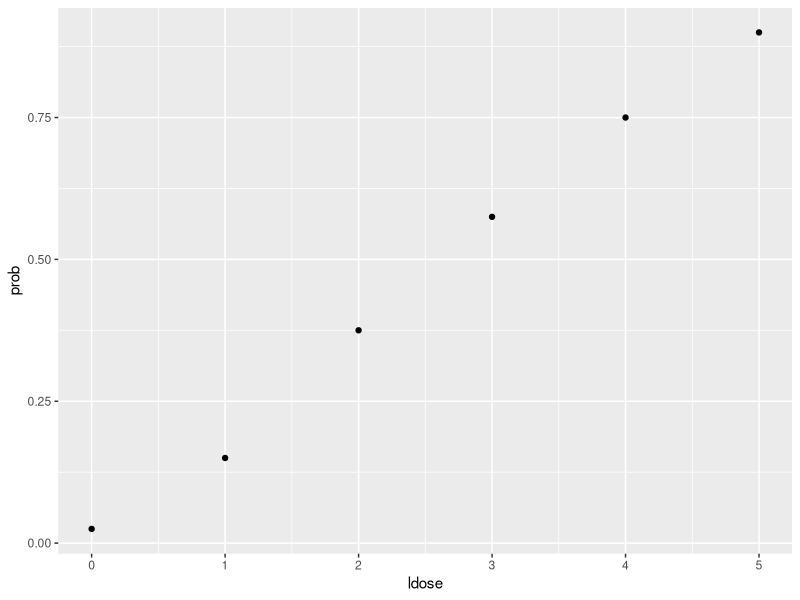
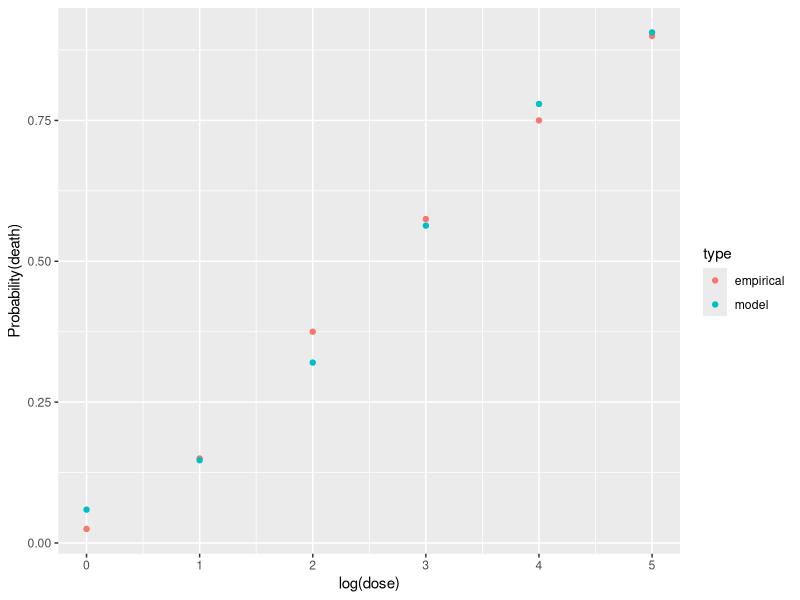

Write the R code that produced these figures, in order.
## ---- chunk 1
library(tidyverse)
## ---- chunk 2
ldose <- rep(0:5, 2)
dead <- c(1, 4, 9, 13, 18, 20, 0, 2, 6, 10, 12, 16)
sex <- factor(rep(c("M", "F"), c(6, 6)))
## ---- chunk 3
budworms <- tibble()
## Insert your code
## ---- chunk 4
## SOLUTION
budworms <- tibble(sex, ldose, dead, alive = 20-dead)
budworms
## ---- chunk 5
budworms2 <- budworms |> group_by() |> summarise()
## Insert your code
## ---- chunk 6
## SOLUTION
budworms2 <- budworms |> group_by(ldose) |> summarise(dead = sum(dead), alive = sum(alive))
## ---- chunk 7
## SOLUTION 
budworms2 |> mutate(prob = dead/40) |> 
   ggplot(aes(x = ldose, y = prob)) + 
   geom_point() 
## ---- chunk 8
# Model fit and summary code here
library(broom)
## ---- chunk 9
## SOLUTION
# Model fit and summary code here
library(broom)
model <- glm(cbind(dead, alive) ~ ldose, data = budworms2, family = binomial)
tidy(model)
## * Yes, p-value is tiny.*
## * For every unit increase in `ldose` the relative change in odds of death is exp(estimate)-1.*
## ---- chunk 10
## SOLUTION
car::deltaMethod(model, "-Intercept/ldose")
## ---- chunk 11
library(modelr)
## Your code
## ---- chunk 12
## SOLUTION
library(modelr)
budworms2 |> 
  mutate(empirical = dead/40) |> 
  add_predictions(model, type = "response", var = "model") |> 
  pivot_longer(c(empirical, model), names_to = "type", values_to = "prob") |> 
  ggplot(aes(x = ldose, y = prob, color = type)) +
  geom_point() +
  labs(x = "log(dose)", y = "Probability(death)")
## ---- chunk 13
## SOLUTION
model_add <- glm(cbind(dead, alive) ~ ldose + sex, data = budworms, family = binomial)
tidy(model_add)
## ---- chunk 14
## SOLUTION
model_int <- glm(cbind(dead, alive) ~ ldose * sex, data = budworms, family = binomial)
tidy(model_int)
## * No.
## ---- chunk 15
## SOLUTION
car::deltaMethod(model_int, "(Intercept+sexM)/(ldose+`ldose:sexM`)")
## ---- chunk 16
tidy_budworms <- budworms # More commands here
## ---- chunk 17
## SOLUTION
tidy_budworms <- budworms |> 
    pivot_longer(c(dead, alive),
                 names_to = "status",
                 values_to = "n")
## ---- chunk 18
indiv_budworms <- tidy_budworms # More commands here
## ---- chunk 19
## SOLUTION
indiv_budworms <- tidy_budworms |> 
  uncount(n) |> 
  add_predictions(model_add, type = "response") |> 
  mutate(pred_status = ifelse(pred>.5, "dead", "alive"))
indiv_budworms |> print(n=4)
## ---- chunk 20
## SOLUTION
indiv_budworms |> count(status, pred_status)
## ---- chunk 21
## SOLUTION
budworms |> 
  add_predictions(model_add, type = "response") |> 
  mutate(pred_dead = pred > .5) |> 
  group_by(pred_dead) |> 
  summarise(alive = sum(alive), dead = sum(dead))
